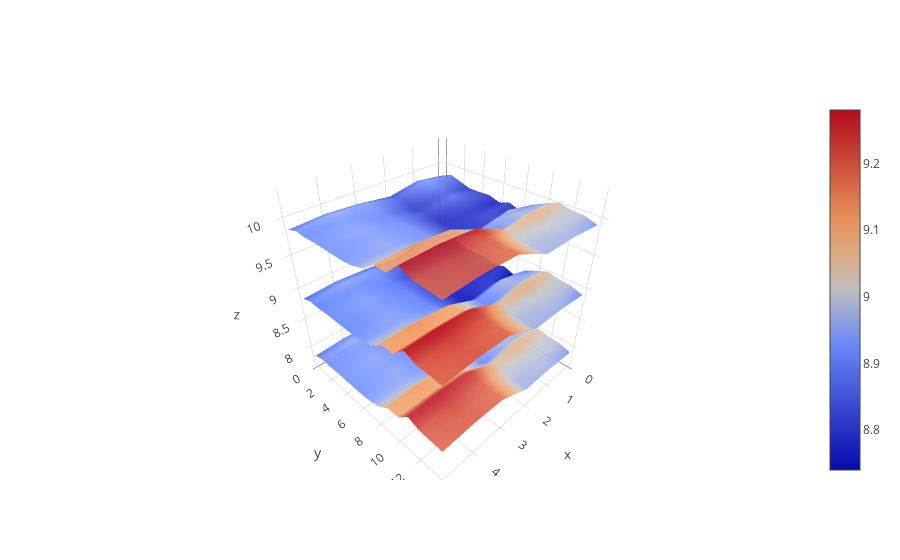

Notebook code cell kept with this figure:
### Code cell
z1 = [
    [8.83,8.89,8.81,8.87,8.9,8.87],
    [8.89,8.94,8.85,8.94,8.96,8.92],
    [8.84,8.9,8.82,8.92,8.93,8.91],
    [8.79,8.85,8.79,8.9,8.94,8.92],
    [8.79,8.88,8.81,8.9,8.95,8.92],
    [8.8,8.82,8.78,8.91,8.94,8.92],
    [8.75,8.78,8.77,8.91,8.95,8.92],
    [8.8,8.8,8.77,8.91,8.95,8.94],
    [8.74,8.81,8.76,8.93,8.98,8.99],
    [8.89,8.99,8.92,9.1,9.13,9.11],
    [8.97,8.97,8.91,9.09,9.11,9.11],
    [9.04,9.08,9.05,9.25,9.28,9.27],
    [9,9.01,9,9.2,9.23,9.2],
    [8.99,8.99,8.98,9.18,9.2,9.19],
    [8.93,8.97,8.97,9.18,9.2,9.18]
]
'''
z2 = [[zij+random.uniform(0, 0.1) for zij in zi] for zi in z1]
z3 = [[zij-random.uniform(0, 0.1) for zij in zi] for zi in z1]
'''

z2 = [[zij+1 for zij in zi] for zi in z1]
z3 = [[zij-1 for zij in zi] for zi in z1]

py.offline.iplot([
    dict(z=z1, type='surface'),
    dict(z=z2, showscale=False, opacity=0.9, type='surface'),
    dict(z=z3, showscale=False, opacity=0.9, type='surface')],
    filename='python-docs/multiple-surfaces')
